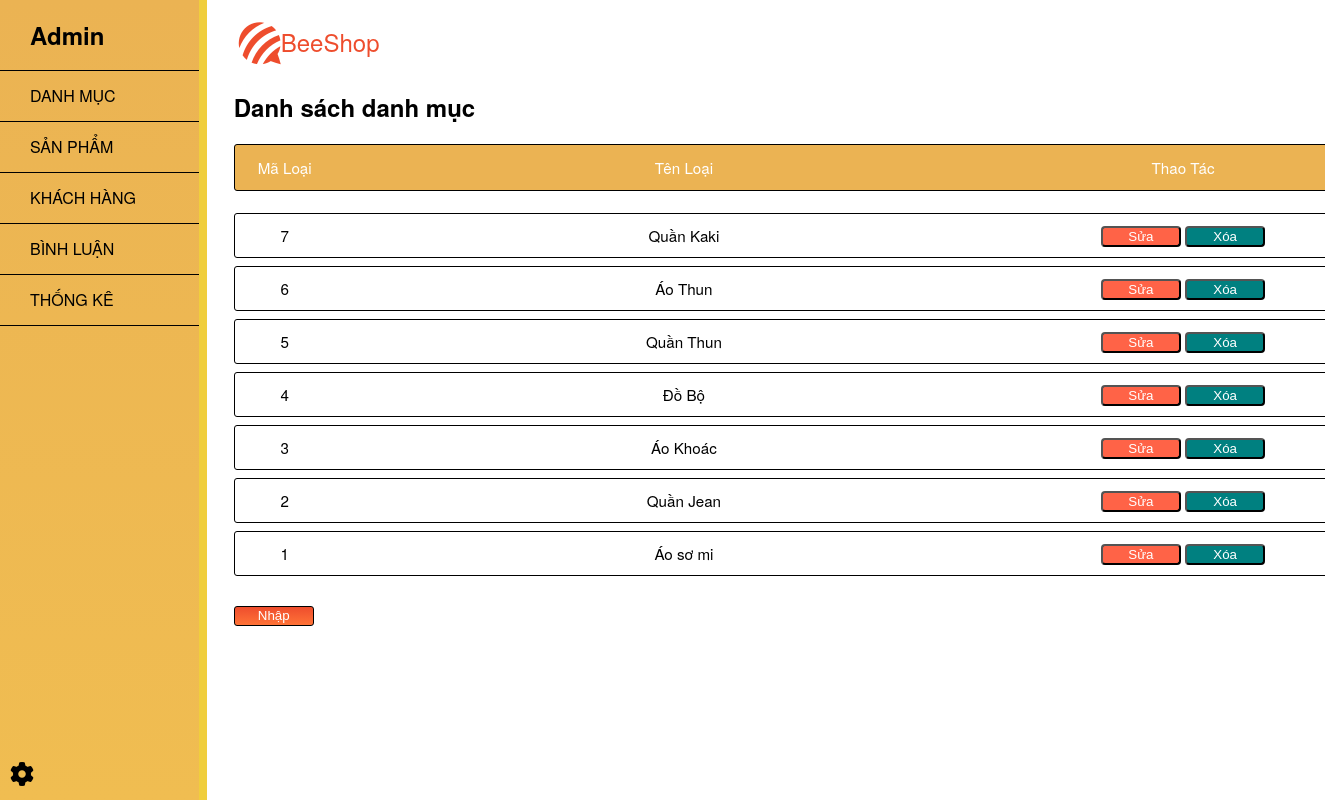
Page /Web_DuAn1/admin/index.php?act=listdm on the committed database.
### tables this page shows
CREATE TABLE `danhmuc` (
  `id` int(10) NOT NULL,
  `tendm` varchar(225) NOT NULL
);

### Web_DuAn1/model/pdo.php (called while the page is built, shortened)
<?php
function pdo_get_connection()
{
    $servername = "localhost";
    $username = "root";
    $password = "buiminh2004";
    try {
        $conn = new PDO("mysql:host=$servername;dbname=shoppe", $username, $password);
        $conn->setAttribute(PDO::ATTR_ERRMODE, PDO::ERRMODE_EXCEPTION);
        return $conn;
    } catch (PDOException $e) {
        echo "Lỗi kết nối: " . $e->getMessage();
    }
}
function pdo_query($sql)
{
    $sql_args = array_slice(func_get_args(), 1);
    try {
        $conn = pdo_get_connection();
        $stmt = $conn->prepare($sql);
        $stmt->execute($sql_args);
        $rows = $stmt->fetchAll();
        return $rows;
    } catch (PDOException $e) {
        throw $e;
    } finally {
        unset($conn);
    }
}

### Web_DuAn1/model/danhmuc.php (called while the page is built, shortened)
<?php
function loadAll_danhmuc() {
    $sql = "SELECT * FROM danhmuc order by id DESC";
    $listdanhmuc = pdo_query($sql);
    return $listdanhmuc;
}
?>

### Web_DuAn1/admin/danhmuc/listdm.php (the view)
<?php
include "header.php";
?>
<div class="tieuDe">
    <h1>Danh sách danh mục</h1>
</div>
<div class="table">
    <div class="thead">
        <div class="tr">
            <div class="th" style="width: 100px;">Mã Loại</div>
            <div class="th" style="width: 700px;">Tên Loại</div>
            <div class="th" style="width: 300px;">Thao Tác</div>
        </div>
    </div>
    <div class="tbody">
        <?php
        foreach ($listdm as $dm) {
            extract($dm);
            $delete_link = "index.php?act=xoadm&id=" . $id;
            $update_link = "index.php?act=suadm&id=" . $id;
            ?>
            <div class="flex_tr">
                <div class="tr">
                    <div class="th" style="width: 100px;"><?= $id ?></div>
                    <div class="th" style="width: 700px;"><?= $tendm ?></div>
                    <div class="th" style="width: 300px;">
                        <button class="bnt_list"><a href="<?= $update_link ?>">Sửa</a></button>
                        <button class="bnt_list1"><a href="<?= $delete_link ?>">Xóa</a></button>
                    </div>
                </div>
            </div>
            <?php
        } ?>
            </div>
            <button class="submit"><a href="index.php?act=danhmuc">Nhập Thêm</a></button>
        </div>
        </aside>
        <?php
        include "footer.php";
        ?>

### Web_DuAn1/content/css/danhmuc.css (style rules this page uses)
body { margin: 0; padding: 0; font-family: "Helvetica Neue", Helvetica, Arial, 文泉驛正黑, "WenQuanYi Zen Hei", "Hiragino Sans GB", "儷黑 Pro", "LiHei Pro", "Heiti TC", 微軟正黑體, "Microsoft JhengHei UI", "Microsoft JhengHei", sans-serif; }
.tieuDe { margin-left: 35px; }
.submit { margin-top: 10px; margin-bottom: 10px; border-radius: 3px; border: 1px solid black; background-image: linear-gradient(#ee4d2d,#ff7337); color: white; width: 80px; height: 20px; }
.submit a { text-decoration: none; color: white; }
a { color: #fff; text-decoration: none; }

### Web_DuAn1/content/css/listdm.css (style rules this page uses)
.table { width: 1100px; margin-left: 35px; margin-top: 20px; border-radius: 5px; }
.thead { border: 1px solid black; background-color: #EBB353; padding: 12px 0 12px 0; border-radius: 3px; color: white; }
.tbody { padding: 12px 0 12px 0; border-radius: 3px; margin-top: 10px; }
.flex_tr { border: 1px solid black; border-radius: 3px; padding: 10px 0 10px 0; margin-bottom: 8px; }
.tr { display: flex; align-items: center; }
.th { text-align: center; font-size: 0.95rem; }
.bnt_list { width: 80px; border-radius: 4px; background-color: tomato; transition-duration: 0.3s; }
.bnt_list a { display: block; color: white; text-decoration: none; }
.bnt_list1 { width: 80px; border-radius: 4px; background-color: teal; transition-duration: 0.3s; }
.bnt_list1 a { display: block; color: white; text-decoration: none; }

### rows in the picture
danhmuc: id "7", tendm "Quần Kaki"
danhmuc: id "6", tendm "Áo Thun"
danhmuc: id "5", tendm "Quần Thun"
danhmuc: id "4", tendm "Đồ Bộ"
danhmuc: id "3", tendm "Áo Khoác"
danhmuc: id "2", tendm "Quần Jean"
danhmuc: id "1", tendm "Áo sơ mi"
